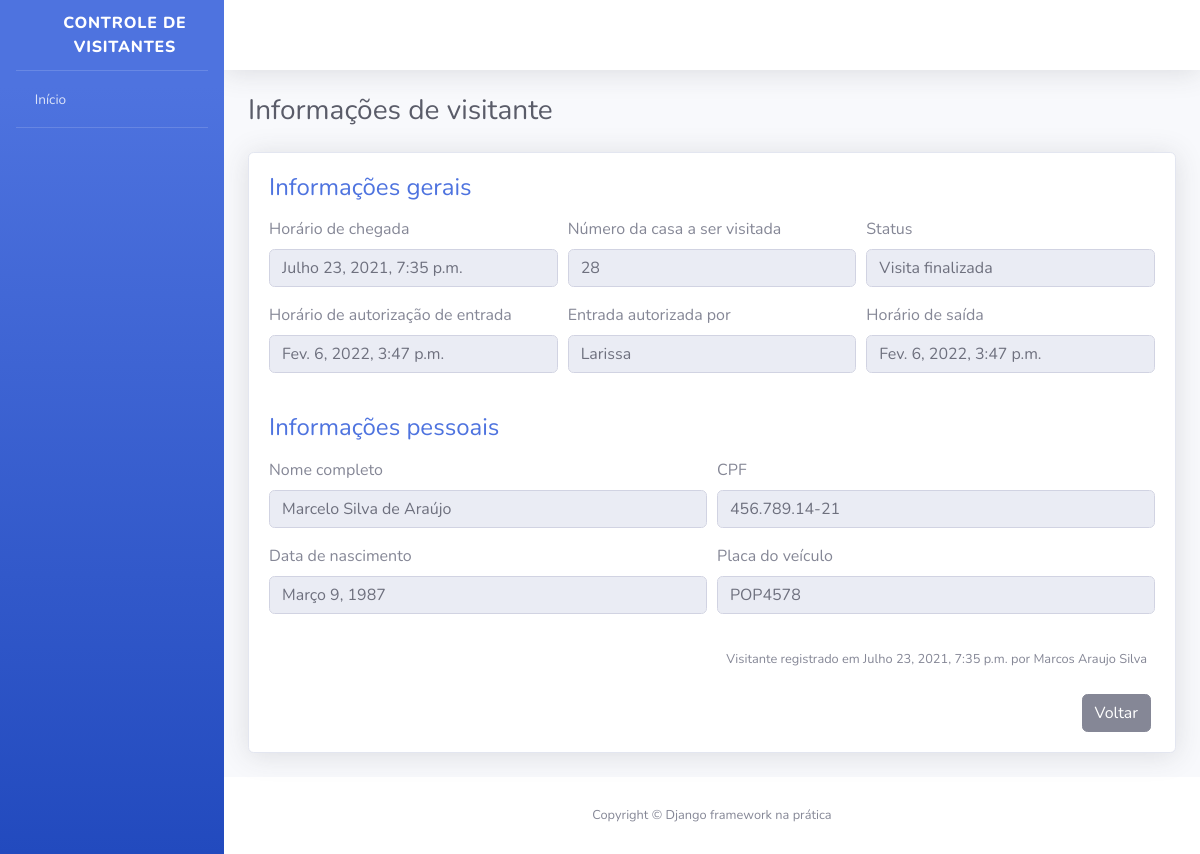
/visitantes/2/ (signed in), run on the app's committed database.
### apps/visitantes/models.py (models this page shows, shortened)
class Visitante(models.Model):
    STATUS_VISITANTE = [
        ("AGUARDANDO", "Aguardando autorização"),
        ("EM_VISITA", "Em visita"),
        ("FINALIZADO", "Visita finalizada")
    ]
    status = models.CharField(
        verbose_name="Status",
        max_length=10,
        choices=STATUS_VISITANTE,
        default="AGUARDANDO"
    )
    nome_completo = models.CharField(
        verbose_name="Nome completo",
        max_length=194,
    )
    cpf = models.CharField(
        verbose_name="CPF",
        max_length=11
    )
    data_nascimento = models.DateField(
        verbose_name="Data de nascimento",
        auto_now=False,
        auto_now_add=False,
    )
    numero_da_casa = models.PositiveSmallIntegerField(
        verbose_name="Número da casa a ser visitada",
    )
    placa_veiculo = models.CharField(
        verbose_name="Placa do veículo",
        max_length=7,
        blank=True,
        null=True,
    )
    horario_chegada = models.DateTimeField(
        verbose_name="Horário de chegada a portaria",
        auto_now_add=True,
    )
    horario_saida = models.DateTimeField(
        verbose_name="Horário de saída do condomínio",
        auto_now=False,
        blank=True,
        null=True,
    )
    horario_autorizacao = models.DateTimeField(
        verbose_name="Horário de autorização de entrada",
        auto_now=False,
        blank=True,
        null=True,
    )
    morador_responsavel = models.CharField(
        verbose_name="Nome do morador responsável por autorizar a entrada do visitante",
        max_length=194,
        blank=True
    )
    registrado_por = models.ForeignKey(
        "porteiros.Porteiro",
        verbose_name="Porteiro responsável pelo registro",
        on_delete=models.PROTECT
    )
    def get_horario_saida(self):
        if self.horario_saida:
            return self.horario_saida
        return "Horário de saída não registrado"
    def get_horario_autorizacao(self):
        if self.horario_autorizacao:
            return self.horario_autorizacao
        return "Visitante aguardando autorização"
    def get_morador_responsavel(self):
        if self.morador_responsavel:
            return self.morador_responsavel
        return "Visitante aguardando autorização"
    def get_placa_veiculo(self):
        if self.placa_veiculo:
            return self.placa_veiculo
        return "Veículo não registrado"
    def get_cpf(self):
        if self.cpf:
            cpf = str(self.cpf)
            cpf_parte_um = cpf[0:3]
            cpf_parte_dois = cpf[3:6]
            cpf_parte_tres = cpf[6:8]
            cpf_parte_quatro = cpf[9:]
            cpf_formatado = f"{cpf_parte_um}.{cpf_parte_dois}.{cpf_parte_tres}-{cpf_parte_quatro}"
            return cpf_formatado
    class Meta:
        verbose_name = "Visitante"
        verbose_name_plural = "Visitantes"
        db_table = "visitante"

### apps/porteiros/models.py (models this page shows)
class Porteiro(models.Model):
    usuario = models.OneToOneField(
        "usuarios.Usuario",
        verbose_name="Usuário",
        on_delete=models.PROTECT
    )
    nome_completo = models.CharField(
        verbose_name="Nome completo",
        max_length=194,
    )
    cpf = models.CharField(
        verbose_name="CPF",
        max_length=11,
    )
    telefone = models.CharField(
        verbose_name="Telefone de contato",
        max_length=11,
    )
    data_nascimento = models.DateField(
        verbose_name="Data de nascimento",
        auto_now=False,
        auto_now_add=False,
    )
    class Meta:
        verbose_name = "Porteiro"
        verbose_name_plural = "Porteiros"
        db_table = "porteiro"
    def __str__(self):
        return self.nome_completo

### apps/visitantes/views.py (the view, shortened to what this page needs)
@login_required
def informacoes_visitante(request, id):
    visitante = get_object_or_404(
        Visitante,
        id=id
    )
    form = AutorizaVisitanteForm()
    context = {
        "nome_pagina": "Informações de visitante",
        "visitante": visitante,
        "form": form
    }
    return render(request, "informacoes_visitante.html", context)

### apps/visitantes/forms.py
class AutorizaVisitanteForm(forms.ModelForm):
    morador_responsavel = forms.CharField(required=True)
    class Meta:
        model = Visitante
        fields = [
            "morador_responsavel"
        ]
        error_messages = {
            "morador_responsavel": {
                "required": "Por favor, informe o nome do morador responsável por autorizar a entrada do visitante"
            }
        }

### templates/informacoes_visitante.html (shortened to what this page needs)
{% extends "base.html" %}
{% load widget_tweaks %}
{% block conteudo %}
<div class="container">
    <div class="d-sm-flex align-items-center justify-content-between mb-4">
        <h1 class="h3 mb-0 text-gray-800">{{ nome_pagina }}</h1>
    </div>
    <div class="card shadow mb-4">
        <div class="card-body">
            <h4 class="mb-3 text-primary">
                Informações gerais
            </h4>
            <form>
                <div class="form-row">
                    <div class="form-group col-md-4">
                        <label>Horário de chegada</label>
                        <input type="text" class="form-control" value="{{ visitante.horario_chegada }}" disabled>
                    </div>
                    <div class="form-group col-md-4">
                        <label>Número da casa a ser visitada</label>
                        <input type="text" class="form-control" value="{{ visitante.numero_da_casa }}" disabled>
                    </div>
                    <div class="form-group col-md-4">
                        <label>Status</label>
                        <input type="text" class="form-control" value="{{ visitante.get_status_display }}" disabled>
                    </div>
                </div>
                <div class="form-row">
                    <div class="form-group col-md-4">
                        <label>Horário de autorização de entrada</label>
                        <input type="text" class="form-control" value="{{ visitante.get_horario_autorizacao }}" disabled>
                    </div>
                    <div class="form-group col-md-4">
                        <label>Entrada autorizada por</label>
                        <input type="text" class="form-control" value="{{ visitante.get_morador_responsavel }}" disabled>
                    </div>
                    <div class="form-group col-md-4">
                        <label>Horário de saída</label>
                        <input type="text" class="form-control" value="{{ visitante.get_horario_saida}}" disabled>
                    </div>
                </div>
            </form>
            <h4 class="mb-3 mt-4 text-primary">
                Informações pessoais
            </h4>
            <form>
                <div class="form-row">
                    <div class="form-group col-md-6">
                        <label>Nome completo</label>
                        <input type="text" class="form-control" value="{{ visitante.nome_completo }}" disabled>
                    </div>
                    <div class="form-group col-md-6">
                        <label>CPF</label>
                        <input type="text" class="form-control" value="{{ visitante.get_cpf }}" disabled>
                    </div>
                </div>
                <div class="form-row">
                    <div class="form-group col-md-6">
                        <label>Data de nascimento</label>
                        <input type="text" class="form-control" value="{{ visitante.data_nascimento }}" disabled>
                    </div>
                    <div class="form-group col-md-6">
                        <label>Placa do veículo</label>
                        <input type="text" class="form-control" value="{{ visitante.get_placa_veiculo }}" disabled>
                    </div>
                </div>
            </form>
            <p class="mr-2 mt-3 mb-4 text-right">
                <small>
                    Visitante registrado em {{ visitante.horario_chegada }} por {{ visitante.registrado_por }}
                </small>
            </p>
            <div class="mr-1 text-right">
                <a href="{% url 'index' %}" class="btn btn-secondary text-white" type="button">
                    <span class="text">Voltar</span>
                </a>
            </div>
        </div>
    </div>
</div>
{% endblock %}

### data on the page
Visitante: horario_chegada "Julho 23, 2021, 7:35 p.m.", numero_da_casa "28", status "Visita finalizada", get_horario_autorizacao "Fev. 6, 2022, 3:47 p.m.", get_morador_responsavel "Larissa", get_horario_saida "Fev. 6, 2022, 3:47 p.m.", nome_completo "Marcelo Silva de Araújo", get_cpf "456.789.14-21", data_nascimento "Março 9, 1987", get_placa_veiculo "POP4578", registrado_por "Marcos Araujo Silva"

### other printed values
{{ nome_pagina }} "Informações de visitante"
